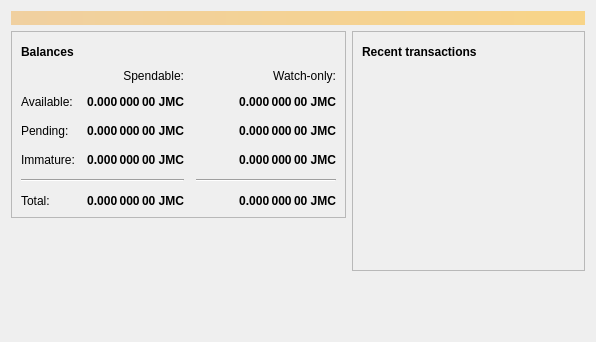
<?xml version="1.0" encoding="UTF-8"?>
<ui version="4.0">
 <class>OverviewPage</class>
 <widget class="QWidget" name="OverviewPage">
  <property name="geometry">
   <rect>
    <x>0</x>
    <y>0</y>
    <width>596</width>
    <height>342</height>
   </rect>
  </property>
  <property name="windowTitle">
   <string>Form</string>
  </property>
  <layout class="QVBoxLayout" name="topLayout">
   <item>
    <widget class="QLabel" name="labelAlerts">
     <property name="visible">
      <bool>false</bool>
     </property>
     <property name="styleSheet">
      <string notr="true">QLabel { background-color: qlineargradient(x1: 0, y1: 0, x2: 1, y2: 0, stop:0 #F0D0A0, stop:1 #F8D488); color:#000000; }</string>
     </property>
     <property name="wordWrap">
      <bool>true</bool>
     </property>
     <property name="margin">
      <number>3</number>
     </property>
     <property name="textInteractionFlags">
      <set>Qt::TextSelectableByMouse</set>
     </property>
    </widget>
   </item>
   <item>
    <layout class="QHBoxLayout" name="horizontalLayout" stretch="1,1">
     <item>
      <layout class="QVBoxLayout" name="verticalLayout_2">
       <item>
        <widget class="QFrame" name="frame">
         <property name="frameShape">
          <enum>QFrame::StyledPanel</enum>
         </property>
         <property name="frameShadow">
          <enum>QFrame::Raised</enum>
         </property>
         <layout class="QVBoxLayout" name="verticalLayout_4">
          <item>
           <layout class="QHBoxLayout" name="horizontalLayout_4">
            <item>
             <widget class="QLabel" name="label_5">
              <property name="font">
               <font>
                <weight>75</weight>
                <bold>true</bold>
               </font>
              </property>
              <property name="text">
               <string>Balances</string>
              </property>
             </widget>
            </item>
            <item>
             <widget class="QPushButton" name="labelWalletStatus">
              <property name="enabled">
               <bool>true</bool>
              </property>
              <property name="maximumSize">
               <size>
                <width>30</width>
                <height>16777215</height>
               </size>
              </property>
              <property name="toolTip">
               <string>The displayed information may be out of date. Your wallet automatically synchronizes with the Jamcoin network after a connection is established, but this process has not completed yet.</string>
              </property>
              <property name="text">
               <string/>
              </property>
              <property name="icon">
               <iconset resource="../bitcoin.qrc">
                <normaloff>:/icons/warning</normaloff>
                <disabledoff>:/icons/warning</disabledoff>:/icons/warning</iconset>
              </property>
              <property name="iconSize">
               <size>
                <width>24</width>
                <height>24</height>
               </size>
              </property>
              <property name="flat">
               <bool>true</bool>
              </property>
             </widget>
            </item>
            <item>
             <spacer name="horizontalSpacer_3">
              <property name="orientation">
               <enum>Qt::Horizontal</enum>
              </property>
              <property name="sizeHint" stdset="0">
               <size>
                <width>40</width>
                <height>20</height>
               </size>
              </property>
             </spacer>
            </item>
           </layout>
          </item>
          <item>
           <layout class="QGridLayout" name="gridLayout">
            <property name="spacing">
             <number>12</number>
            </property>
            <item row="2" column="2">
             <widget class="QLabel" name="labelWatchPending">
              <property name="font">
               <font>
                <weight>75</weight>
                <bold>true</bold>
               </font>
              </property>
              <property name="cursor">
               <cursorShape>IBeamCursor</cursorShape>
              </property>
              <property name="toolTip">
               <string>Unconfirmed transactions to watch-only addresses</string>
              </property>
              <property name="text">
               <string notr="true">0.000 000 00 JMC</string>
              </property>
              <property name="alignment">
               <set>Qt::AlignRight|Qt::AlignTrailing|Qt::AlignVCenter</set>
              </property>
              <property name="textInteractionFlags">
               <set>Qt::LinksAccessibleByMouse|Qt::TextSelectableByKeyboard|Qt::TextSelectableByMouse</set>
              </property>
             </widget>
            </item>
            <item row="2" column="1">
             <widget class="QLabel" name="labelUnconfirmed">
              <property name="font">
               <font>
                <weight>75</weight>
                <bold>true</bold>
               </font>
              </property>
              <property name="cursor">
               <cursorShape>IBeamCursor</cursorShape>
              </property>
              <property name="toolTip">
               <string>Total of transactions that have yet to be confirmed, and do not yet count toward the spendable balance</string>
              </property>
              <property name="text">
               <string notr="true">0.000 000 00 JMC</string>
              </property>
              <property name="alignment">
               <set>Qt::AlignRight|Qt::AlignTrailing|Qt::AlignVCenter</set>
              </property>
              <property name="textInteractionFlags">
               <set>Qt::LinksAccessibleByMouse|Qt::TextSelectableByKeyboard|Qt::TextSelectableByMouse</set>
              </property>
             </widget>
            </item>
            <item row="3" column="2">
             <widget class="QLabel" name="labelWatchImmature">
              <property name="font">
               <font>
                <weight>75</weight>
                <bold>true</bold>
               </font>
              </property>
              <property name="cursor">
               <cursorShape>IBeamCursor</cursorShape>
              </property>
              <property name="toolTip">
               <string>Mined balance in watch-only addresses that has not yet matured</string>
              </property>
              <property name="text">
               <string notr="true">0.000 000 00 JMC</string>
              </property>
              <property name="alignment">
               <set>Qt::AlignRight|Qt::AlignTrailing|Qt::AlignVCenter</set>
              </property>
              <property name="textInteractionFlags">
               <set>Qt::LinksAccessibleByMouse|Qt::TextSelectableByKeyboard|Qt::TextSelectableByMouse</set>
              </property>
             </widget>
            </item>
            <item row="4" column="0" colspan="2">
             <widget class="Line" name="line">
              <property name="orientation">
               <enum>Qt::Horizontal</enum>
              </property>
             </widget>
            </item>
            <item row="4" column="2">
             <widget class="Line" name="lineWatchBalance">
              <property name="sizePolicy">
               <sizepolicy hsizetype="Preferred" vsizetype="Fixed">
                <horstretch>0</horstretch>
                <verstretch>0</verstretch>
               </sizepolicy>
              </property>
              <property name="minimumSize">
               <size>
                <width>140</width>
                <height>0</height>
               </size>
              </property>
              <property name="orientation">
               <enum>Qt::Horizontal</enum>
              </property>
             </widget>
            </item>
            <item row="5" column="0">
             <widget class="QLabel" name="labelTotalText">
              <property name="text">
               <string>Total:</string>
              </property>
             </widget>
            </item>
            <item row="3" column="1">
             <widget class="QLabel" name="labelImmature">
              <property name="font">
               <font>
                <weight>75</weight>
                <bold>true</bold>
               </font>
              </property>
              <property name="cursor">
               <cursorShape>IBeamCursor</cursorShape>
              </property>
              <property name="toolTip">
               <string>Mined balance that has not yet matured</string>
              </property>
              <property name="text">
               <string notr="true">0.000 000 00 JMC</string>
              </property>
              <property name="alignment">
               <set>Qt::AlignRight|Qt::AlignTrailing|Qt::AlignVCenter</set>
              </property>
              <property name="textInteractionFlags">
               <set>Qt::LinksAccessibleByMouse|Qt::TextSelectableByKeyboard|Qt::TextSelectableByMouse</set>
              </property>
             </widget>
            </item>
            <item row="2" column="3">
             <spacer name="horizontalSpacer_2">
              <property name="orientation">
               <enum>Qt::Horizontal</enum>
              </property>
              <property name="sizeHint" stdset="0">
               <size>
                <width>40</width>
                <height>20</height>
               </size>
              </property>
             </spacer>
            </item>
            <item row="3" column="0">
             <widget class="QLabel" name="labelImmatureText">
              <property name="text">
               <string>Immature:</string>
              </property>
             </widget>
            </item>
            <item row="5" column="1">
             <widget class="QLabel" name="labelTotal">
              <property name="font">
               <font>
                <weight>75</weight>
                <bold>true</bold>
               </font>
              </property>
              <property name="cursor">
               <cursorShape>IBeamCursor</cursorShape>
              </property>
              <property name="toolTip">
               <string>Your current total balance</string>
              </property>
              <property name="text">
               <string notr="true">0.000 000 00 JMC</string>
              </property>
              <property name="alignment">
               <set>Qt::AlignRight|Qt::AlignTrailing|Qt::AlignVCenter</set>
              </property>
              <property name="textInteractionFlags">
               <set>Qt::LinksAccessibleByMouse|Qt::TextSelectableByKeyboard|Qt::TextSelectableByMouse</set>
              </property>
             </widget>
            </item>
            <item row="5" column="2">
             <widget class="QLabel" name="labelWatchTotal">
              <property name="font">
               <font>
                <weight>75</weight>
                <bold>true</bold>
               </font>
              </property>
              <property name="cursor">
               <cursorShape>IBeamCursor</cursorShape>
              </property>
              <property name="toolTip">
               <string>Current total balance in watch-only addresses</string>
              </property>
              <property name="text">
               <string notr="true">0.000 000 00 JMC</string>
              </property>
              <property name="alignment">
               <set>Qt::AlignRight|Qt::AlignTrailing|Qt::AlignVCenter</set>
              </property>
              <property name="textInteractionFlags">
               <set>Qt::LinksAccessibleByMouse|Qt::TextSelectableByKeyboard|Qt::TextSelectableByMouse</set>
              </property>
             </widget>
            </item>
            <item row="0" column="2">
             <widget class="QLabel" name="labelWatchonly">
              <property name="text">
               <string>Watch-only:</string>
              </property>
              <property name="alignment">
               <set>Qt::AlignRight|Qt::AlignTrailing|Qt::AlignVCenter</set>
              </property>
             </widget>
            </item>
            <item row="1" column="0">
             <widget class="QLabel" name="labelBalanceText">
              <property name="text">
               <string>Available:</string>
              </property>
             </widget>
            </item>
            <item row="1" column="1">
             <widget class="QLabel" name="labelBalance">
              <property name="font">
               <font>
                <weight>75</weight>
                <bold>true</bold>
               </font>
              </property>
              <property name="cursor">
               <cursorShape>IBeamCursor</cursorShape>
              </property>
              <property name="toolTip">
               <string>Your current spendable balance</string>
              </property>
              <property name="text">
               <string notr="true">0.000 000 00 JMC</string>
              </property>
              <property name="alignment">
               <set>Qt::AlignRight|Qt::AlignTrailing|Qt::AlignVCenter</set>
              </property>
              <property name="textInteractionFlags">
               <set>Qt::LinksAccessibleByMouse|Qt::TextSelectableByKeyboard|Qt::TextSelectableByMouse</set>
              </property>
             </widget>
            </item>
            <item row="1" column="2">
             <widget class="QLabel" name="labelWatchAvailable">
              <property name="font">
               <font>
                <weight>75</weight>
                <bold>true</bold>
               </font>
              </property>
              <property name="cursor">
               <cursorShape>IBeamCursor</cursorShape>
              </property>
              <property name="toolTip">
               <string>Your current balance in watch-only addresses</string>
              </property>
              <property name="text">
               <string notr="true">0.000 000 00 JMC</string>
              </property>
              <property name="alignment">
               <set>Qt::AlignRight|Qt::AlignTrailing|Qt::AlignVCenter</set>
              </property>
              <property name="textInteractionFlags">
               <set>Qt::LinksAccessibleByMouse|Qt::TextSelectableByKeyboard|Qt::TextSelectableByMouse</set>
              </property>
             </widget>
            </item>
            <item row="2" column="0">
             <widget class="QLabel" name="labelPendingText">
              <property name="text">
               <string>Pending:</string>
              </property>
             </widget>
            </item>
            <item row="0" column="1">
             <widget class="QLabel" name="labelSpendable">
              <property name="text">
               <string>Spendable:</string>
              </property>
              <property name="alignment">
               <set>Qt::AlignRight|Qt::AlignTrailing|Qt::AlignVCenter</set>
              </property>
             </widget>
            </item>
           </layout>
          </item>
         </layout>
        </widget>
       </item>
       <item>
        <spacer name="verticalSpacer">
         <property name="orientation">
          <enum>Qt::Vertical</enum>
         </property>
         <property name="sizeHint" stdset="0">
          <size>
           <width>20</width>
           <height>40</height>
          </size>
         </property>
        </spacer>
       </item>
      </layout>
     </item>
     <item>
      <layout class="QVBoxLayout" name="verticalLayout_3">
       <item>
        <widget class="QFrame" name="frame_2">
         <property name="frameShape">
          <enum>QFrame::StyledPanel</enum>
         </property>
         <property name="frameShadow">
          <enum>QFrame::Raised</enum>
         </property>
         <layout class="QVBoxLayout" name="verticalLayout">
          <item>
           <layout class="QHBoxLayout" name="horizontalLayout_2">
            <item>
             <widget class="QLabel" name="label_4">
              <property name="font">
               <font>
                <weight>75</weight>
                <bold>true</bold>
               </font>
              </property>
              <property name="text">
               <string>Recent transactions</string>
              </property>
             </widget>
            </item>
            <item>
             <widget class="QPushButton" name="labelTransactionsStatus">
              <property name="enabled">
               <bool>true</bool>
              </property>
              <property name="maximumSize">
               <size>
                <width>30</width>
                <height>16777215</height>
               </size>
              </property>
              <property name="toolTip">
               <string>The displayed information may be out of date. Your wallet automatically synchronizes with the Jamcoin network after a connection is established, but this process has not completed yet.</string>
              </property>
              <property name="text">
               <string/>
              </property>
              <property name="icon">
               <iconset resource="../bitcoin.qrc">
                <normaloff>:/icons/warning</normaloff>
                <disabledoff>:/icons/warning</disabledoff>:/icons/warning</iconset>
              </property>
              <property name="iconSize">
               <size>
                <width>24</width>
                <height>24</height>
               </size>
              </property>
              <property name="flat">
               <bool>true</bool>
              </property>
             </widget>
            </item>
            <item>
             <spacer name="horizontalSpacer">
              <property name="orientation">
               <enum>Qt::Horizontal</enum>
              </property>
              <property name="sizeHint" stdset="0">
               <size>
                <width>40</width>
                <height>20</height>
               </size>
              </property>
             </spacer>
            </item>
           </layout>
          </item>
          <item>
           <widget class="QListView" name="listTransactions">
            <property name="styleSheet">
             <string notr="true">QListView { background: transparent; }</string>
            </property>
            <property name="frameShape">
             <enum>QFrame::NoFrame</enum>
            </property>
            <property name="verticalScrollBarPolicy">
             <enum>Qt::ScrollBarAlwaysOff</enum>
            </property>
            <property name="horizontalScrollBarPolicy">
             <enum>Qt::ScrollBarAlwaysOff</enum>
            </property>
            <property name="selectionMode">
             <enum>QAbstractItemView::NoSelection</enum>
            </property>
           </widget>
          </item>
         </layout>
        </widget>
       </item>
       <item>
        <spacer name="verticalSpacer_2">
         <property name="orientation">
          <enum>Qt::Vertical</enum>
         </property>
         <property name="sizeHint" stdset="0">
          <size>
           <width>20</width>
           <height>40</height>
          </size>
         </property>
        </spacer>
       </item>
      </layout>
     </item>
    </layout>
   </item>
  </layout>
 </widget>
 <resources/>
 <connections/>
</ui>
